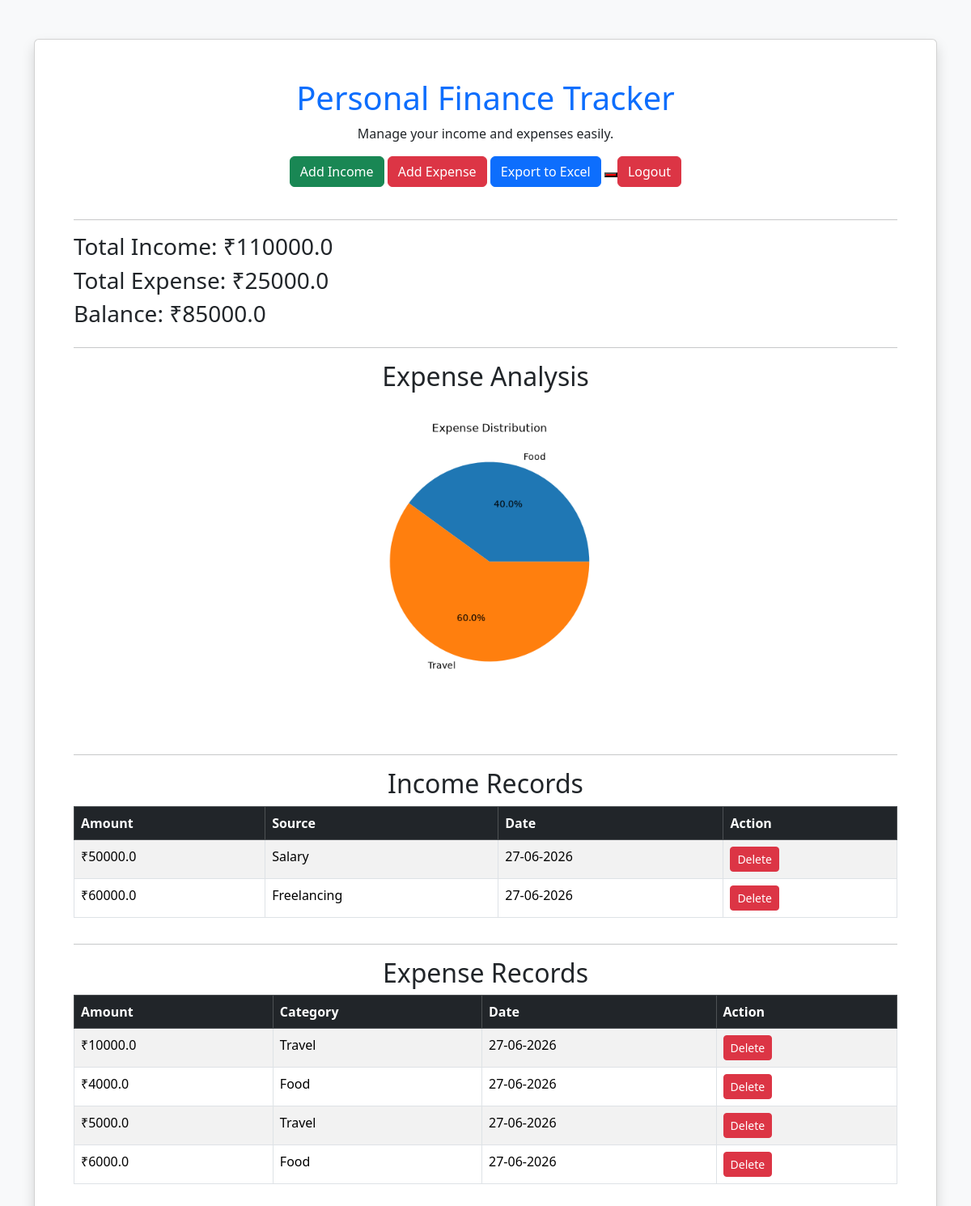
Page / (signed in) on the earlier database version.
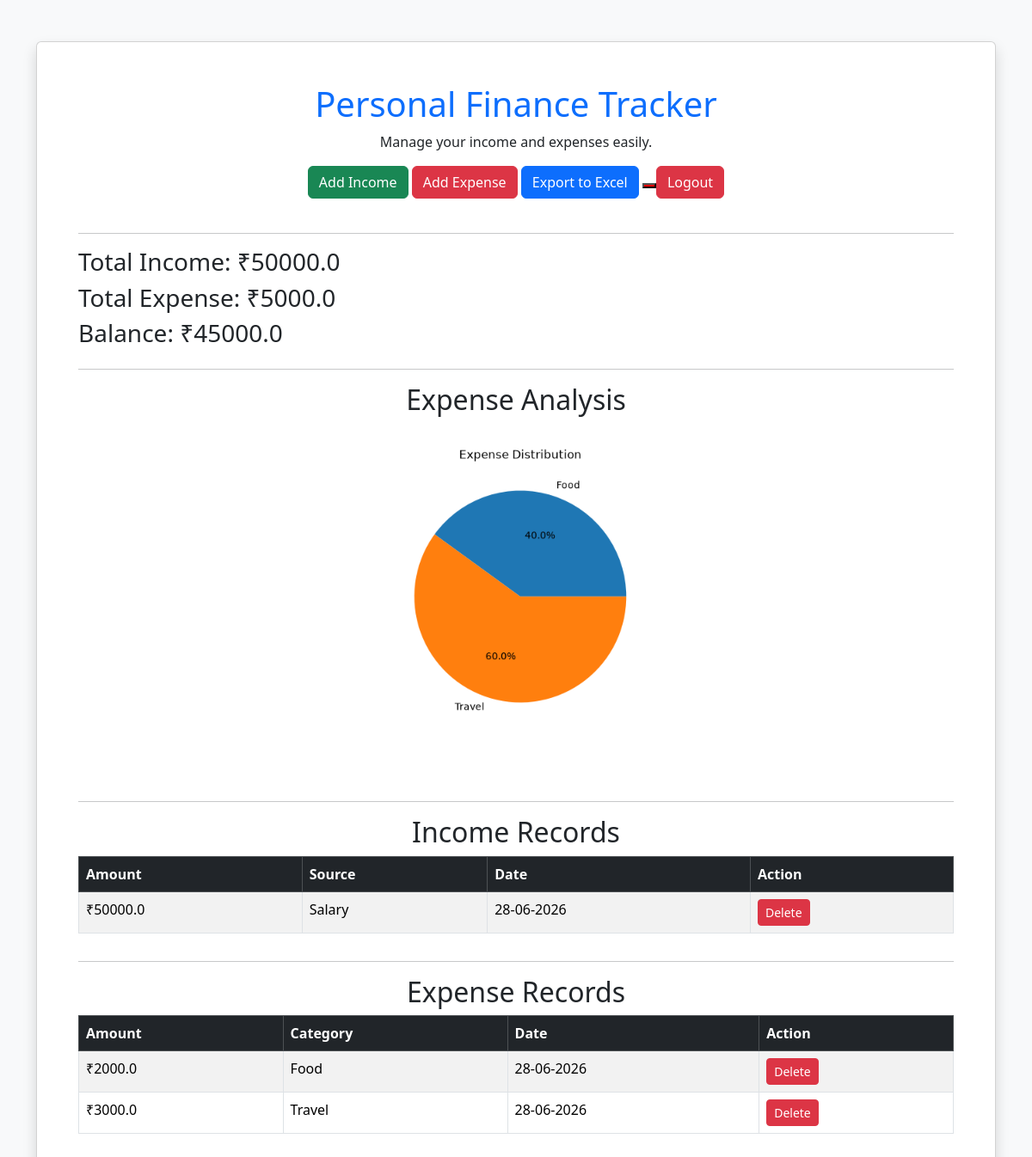
Same page on the later database version.
### tables this page shows
CREATE TABLE income(
            id INTEGER PRIMARY KEY AUTOINCREMENT,
            amount REAL,
            source TEXT,
            date TEXT
        );

CREATE TABLE expense(
            id INTEGER PRIMARY KEY AUTOINCREMENT,
            amount REAL,
            category TEXT,
            date TEXT
        );

### src/app.py (the view)
@app.route('/')
def home():
    if 'user_id' not in session:
     return redirect('/login')
    conn = sqlite3.connect('finance.db')
    cursor = conn.cursor()
    cursor.execute("SELECT * FROM income")
    incomes = cursor.fetchall()
    cursor.execute("SELECT * FROM expense")
    expenses = cursor.fetchall()
    cursor.execute("SELECT SUM(amount) FROM income")
    total_income = cursor.fetchone()[0]
    cursor.execute("SELECT SUM(amount) FROM expense")
    total_expense = cursor.fetchone()[0]
    conn.close()
    if total_income is None:
        total_income = 0
    if total_expense is None:
        total_expense = 0
    balance = total_income - total_expense
    return render_template(
        'index.html',
        incomes=incomes,
        expenses=expenses,
        total_income=total_income,
        total_expense=total_expense,
        balance=balance
    )

### src/templates/index.html (shortened to what this page needs)
<!DOCTYPE html>
<html>
<head>
    <link href="https://cdn.jsdelivr.net/npm/bootstrap@5.3.3/dist/css/bootstrap.min.css"
          rel="stylesheet">
</head>
<body class="bg-light">
<div class="container mt-5">
    <div class="card shadow p-5">
        <h1 class="text-center text-primary">
             Personal Finance Tracker
        </h1>
        <p class="text-center">
            Manage your income and expenses easily.
        </p>
        <div class="text-center mb-4">
            <a href="/add-income" class="btn btn-success">
                Add Income
            </a>
            <a href="/add-expense" class="btn btn-danger">
                Add Expense
            </a>
            <a href ="/export" class="btn btn-primary">Export to Excel</a>
            <a href="/logout">
            <button style="background-color:red; color:white;">
            <button class="btn btn-danger">Logout</button>
            </a>
        </div>
        <hr>
        <h3>Total Income: ₹{{ total_income }}</h3>
        <h3>Total Expense: ₹{{ total_expense }}</h3>
        <h3>Balance: ₹{{ balance }}</h3>
        <hr>
        <h2 class="text-center">Expense Analysis</h2>
        <div class="text-center mb-4">
            <img src="{{ url_for('static', filename='chart.png') }}"
                 class="img-fluid"
                 width="400">
        </div>
        <hr>
        <h2 class="text-center">Income Records</h2>
        <table class="table table-bordered table-striped">
            <thead class="table-dark">
                <tr>
                    <th>Amount</th>
                    <th>Source</th>
                    <th>Date</th>
                    <th>Action</th>
                </tr>
            </thead>
            <tbody>
            {% for income in incomes %}
                <tr>
                    <td>₹{{ income[1] }}</td>
                    <td>{{ income[2] }}</td>
                    <td>{{ income[3] }}</td>
                    <td>
                        <a href="/delete-income/{{ income[0] }}"
                           class="btn btn-danger btn-sm">
                            Delete
                        </a>
                    </td>
                </tr>
            {% endfor %}
            </tbody>
        </table>
        <hr>
        <h2 class="text-center">Expense Records</h2>
        <table class="table table-bordered table-striped">
            <thead class="table-dark">
                <tr>
                    <th>Amount</th>
                    <th>Category</th>
                    <th>Date</th>
                    <th>Action</th>
                </tr>
            </thead>
            <tbody>
            {% for expense in expenses %}
                <tr>
                    <td>₹{{ expense[1] }}</td>
                    <td>{{ expense[2] }}</td>
                    <td>{{ expense[3] }}</td>
                    <td>
                        <a href="/delete-expense/{{ expense[0] }}"
                           class="btn btn-danger btn-sm">
                            Delete
                        </a>
                    </td>
                </tr>
            {% endfor %}
            </tbody>
        </table>
    </div>
</div>
</body>
</html>

Differences in the rows shown:
removed income: amount "50000.0", source "Salary", date "27-06-2026"
removed income: amount "60000.0", source "Freelancing", date "27-06-2026"
removed expense: amount "10000.0", category "Travel", date "27-06-2026"
removed expense: amount "4000.0", category "Food", date "27-06-2026"
removed expense: amount "5000.0", category "Travel", date "27-06-2026"
removed expense: amount "6000.0", category "Food", date "27-06-2026"
added income: amount "50000.0", source "Salary", date "28-06-2026"
added expense: amount "2000.0", category "Food", date "28-06-2026"
added expense: amount "3000.0", category "Travel", date "28-06-2026"
Other differences:
{{ total_income }}: "110000.0" → "50000.0"
{{ total_expense }}: "25000.0" → "5000.0"
{{ balance }}: "85000.0" → "45000.0"
